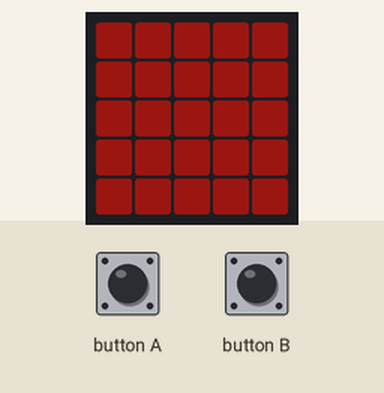
Simulated run of this program. Board: BBC micro:bit running MicroPython. Shown: the board's 5×5 LED display. Inputs (shaded band) come from the test bench. Dim RGB values are drawn brighter than linear.

Above: at 1.22 s.
1.3 s: button A pressed for 0.15 s
At 11.35 s:
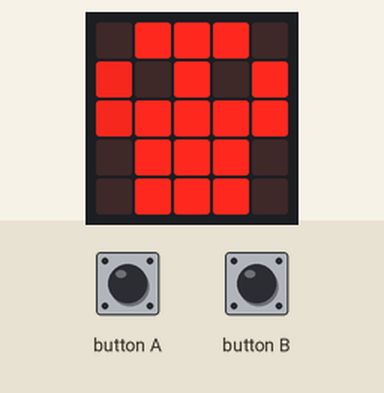
At 18.17 s:
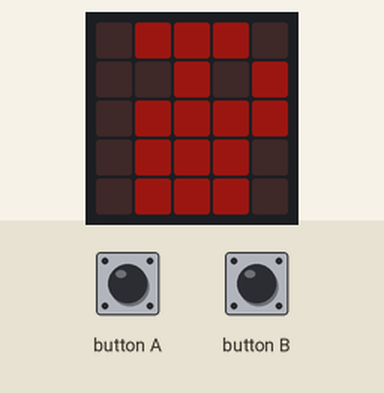

The program:

Leo.py
```python
from microbit import *

firework = Image.SKULL


def ultramassiveblackhole():
    for x in range(0,5):
        for y in range(0,5):
            br=display.get_pixel(x,y)
            if br >0:
                display.set_pixel(x,y, br-1)
                sleep(50)


def ultramassiveblackhole2():
    for x in range(0,5):
        for y in range(0,5):
            br=display.get_pixel(x,y)
            display.set_pixel(x,y, br+1)
            sleep(50)


while True:
    if button_a.was_pressed():
        display.show(firework)
    ultramassiveblackhole()
    ultramassiveblackhole()
    ultramassiveblackhole()
    ultramassiveblackhole()
    ultramassiveblackhole()
    ultramassiveblackhole()
    ultramassiveblackhole()
    ultramassiveblackhole()
    ultramassiveblackhole()

    if button_b.was_pressed():
        display.show(firework)
    ultramassiveblackhole2()
    ultramassiveblackhole2()
    ultramassiveblackhole2()
    ultramassiveblackhole2()
    ultramassiveblackhole2()
    ultramassiveblackhole2()
    ultramassiveblackhole2()
    ultramassiveblackhole2()
    ultramassiveblackhole2()
```

Measured:
- after the input at 1.3 s, the display: first differs from a run without the input after 10.0 s (image 1 shows a later state)
